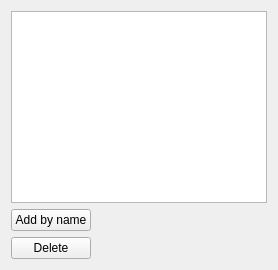
           <widget class="QWidget" name="kickstartPackageGroupsTab">
            <attribute name="title">
             <string>Package groups</string>
            </attribute>
            <layout class="QGridLayout" name="gridLayout_16">
             <item row="0" column="0" colspan="2">
              <widget class="QTableView" name="kickstartPackageGroupsTableView">
               <attribute name="verticalHeaderVisible">
                <bool>false</bool>
               </attribute>
              </widget>
             </item>
             <item row="1" column="0">
              <widget class="QPushButton" name="addPackageGroupButton">
               <property name="text">
                <string>Add by name</string>
               </property>
              </widget>
             </item>
             <item row="2" column="0">
              <widget class="QPushButton" name="removePackageGroupButton">
               <property name="text">
                <string>Delete</string>
               </property>
              </widget>
             </item>
             <item row="1" column="1">
              <spacer name="horizontalSpacer_9">
               <property name="orientation">
                <enum>Qt::Horizontal</enum>
               </property>
               <property name="sizeHint" stdset="0">
                <size>
                 <width>40</width>
                 <height>20</height>
                </size>
               </property>
              </spacer>
             </item>
            </layout>
           </widget>
